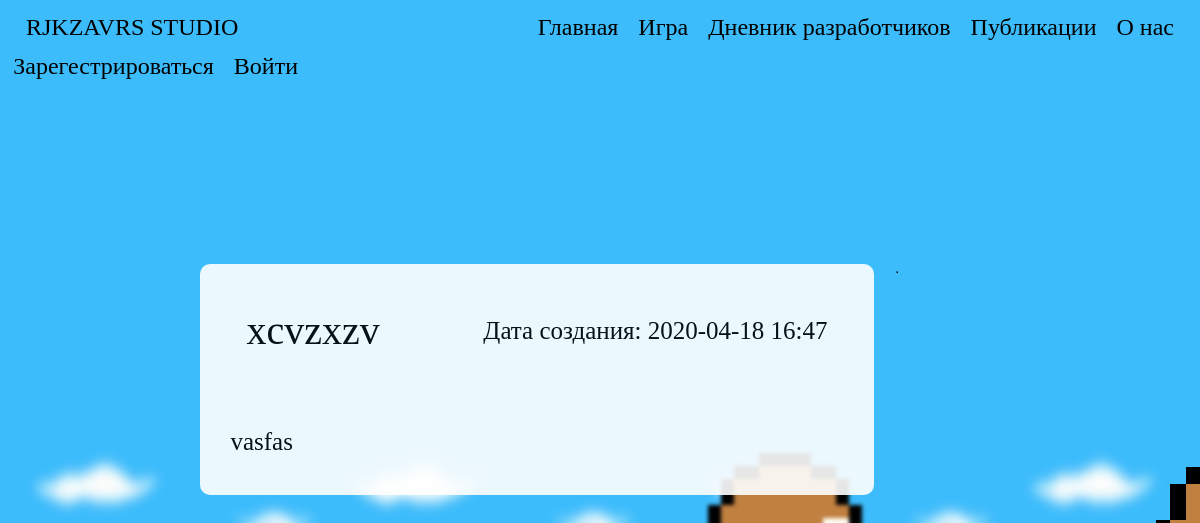
/DevelopersDiaryPublication/1/, run on the app's committed database.
### data/developers_diary.py (models this page shows, shortened)
class DevelopersDiary(SqlAlchemyBase, SerializerMixin):
    __tablename__ = 'developers_diary'
    id = sqlalchemy.Column(sqlalchemy.Integer, primary_key=True, autoincrement=True)
    header = sqlalchemy.Column(sqlalchemy.String, nullable=True)
    body = sqlalchemy.Column(sqlalchemy.String, nullable=True)
    good_marks = sqlalchemy.Column(sqlalchemy.Integer, nullable=True, default=0)
    bad_marks = sqlalchemy.Column(sqlalchemy.Integer, nullable=True, default=0)
    created_date = sqlalchemy.Column(sqlalchemy.DateTime, default=datetime.now())
    comments = orm.relation('Comments')
    availability_status = sqlalchemy.Column(sqlalchemy.Integer, nullable=True, default=0)
    author_id = sqlalchemy.Column(sqlalchemy.Integer, sqlalchemy.ForeignKey("user.id"))
    author = orm.relation('User')

### run.py (the view)
@app.route("/DevelopersDiaryPublication/<int:id>/", methods=['GET', 'POST'])
def developers_diary(id):
    status = 0
    if current_user.is_authenticated:
        status = current_user.status + 1
    session = db_session.create_session()
    ds_diary = session.query(DevelopersDiary).filter(DevelopersDiary.id == id).first()
    session.close()
    ds_diary.created_date = ":".join(str(ds_diary.created_date).split(":")[:-1])
    if status >= ds_diary.availability_status:
        form = CommentsForm()
        if form.submit.data:
            if current_user.is_authenticated:
                session = db_session.create_session()
                user = session.query(User).get(current_user.id)
                diary = session.query(DevelopersDiary).get(id)
                comment = Comments()
                comment.text = form.text.data
                comment.created_date = datetime.datetime.now()
                form.text.data = ""
                user.comments.append(comment)
                session.merge(user)
                diary.comments.append(comment)
                session.merge(diary)
                session.commit()
                session = db_session.create_session()
                comments = session.query(Comments).filter(Comments.developers_diary_publication_id == id).order_by(
                    Comments.created_date.desc()).all()
                templ = render_template("/DevelopersDiary.html", publication=ds_diary, status=status, user=current_user,
                                        style=url_for('static', filename='css/style.css'), form=form, comments=comments,
                                        count_commentaries=len(comments), base_href=f"DevelopersDiaryPublication/{id}/",
                                        bgimg=get_image_profile(current_user))
                session.close()
                return templ
        else:
            comments = session.query(Comments).filter(Comments.developers_diary_publication_id == id).order_by(Comments.created_date.desc()).all()
            templ = render_template("/DevelopersDiary.html", publication=ds_diary, status=status, user=current_user,
                                    style=url_for('static', filename='css/style.css'), form=form, comments=comments,
                                    count_commentaries=len(comments), base_href=f"DevelopersDiaryPublication/{id}/",
                                    bgimg=get_image_profile(current_user))
            session.close()
            return templ
    return redirect('/DevelopersDiary')

### data/db_session.py (called while the page is built)
def create_session() -> Session:
    global __factory
    return __factory()

### run.py (called while the page is built)
def get_image_profile(user):
    bg_img = 1
    if user.is_authenticated:
        bg_img = user.background_image_id + 1
    return url_for('static', filename=f'img/background_img_{bg_img}.png')

### templates/DevelopersDiary.html
{% extends "base.html" %}
{% block content %}
<div class="navbar">
    <div class="title">
        <h1 class="title-text">{{publication.header}}</h1>
    </div>
    <div class="title">
        <p class="diary-text">Дата создания: {{publication.created_date}}</p>
    </div>
</div>
<div>
    <p class="diary-text">
        {% for text in publication.body.split("\n") %}
        {{text}}<br>
        {% endfor %}
    </p>
</div>
{% endblock %}

### static/css/style.css (style rules this page uses)
p { text-decoration: none; }
.title-text { font-family: 'Comfortaa', cursive; font-weight: 100; font-style: inherit; color: #000; position: relative; padding: 5px 5px; margin: 0 5px; }
.diary-text { font-size: 25px; font-family: 'Comfortaa', cursive; font-weight: 100; font-style: inherit; color: #000; position: relative; padding: 5px 5px; margin: 0 5px; }
div.title { display: block; text-align: center; margin-bottom: 50px; }

### data on the page
DevelopersDiary: header "xcvzxzv", created_date "2020-04-18 16:47", body "vasfas"
